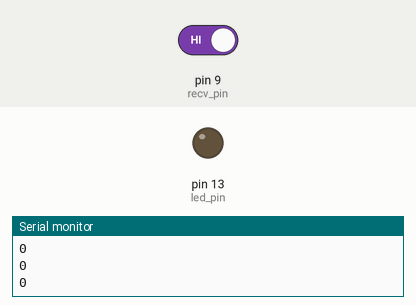
A sketch run on a simulated Arduino Uno, built with avr-gcc and run on an emulated ATmega328P. Parts: output pins drawn as LEDs (lit = HIGH), the last lines printed to the serial monitor. The inputs (shaded band) are chosen by the test bench; at power-on: pin 9 (recv_pin) HIGH.

Above: at 2.8 s.
2.9 s: pin 9 (recv_pin) driven LOW
At 3.9 s:
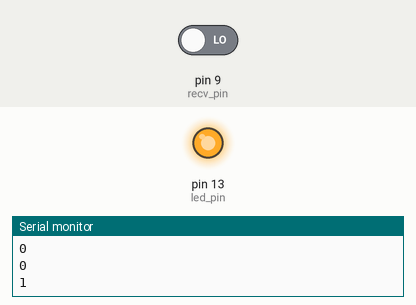
4.5 s: pin 9 (recv_pin) driven HIGH
At 5.4 s:
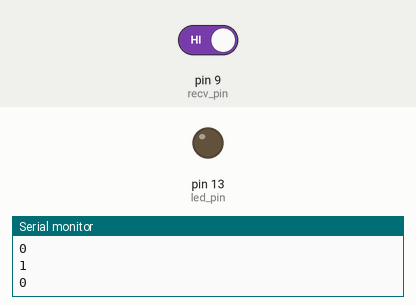
Timing chart, 0 to 7.5 s (numbered marks = the images above; inputs shaded):
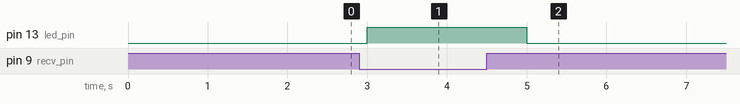

The sketch:

ir_sensor.ino
```cpp
#include <IRremote.h>

const int recv_pin = 9;      // Pin connected to the IR sensor output
const int led_pin = 13;      // Pin connected to the LED

void setup() {
  Serial.begin(9600);        // Start serial communication for debugging
  //irrecv.enableIRIn();       // Start the IR receiver
  pinMode(recv_pin,INPUT);
  pinMode(led_pin, OUTPUT);  // Set the LED pin as an output
}

void loop() {
  int sensor_value = digitalRead(recv_pin);
  if (sensor_value == LOW) {
    digitalWrite(led_pin, HIGH);
    Serial.println("1");
    delay(2000);
  }
  else{
    digitalWrite(led_pin, LOW);
    Serial.println("0");
    delay(1000);
  }

}
```

Measured:
- after the input at 2.9 s, pin 13 (led_pin): LOW → HIGH after 0.10 s
- after the input at 4.5 s, pin 13 (led_pin): HIGH → LOW after 0.50 s
